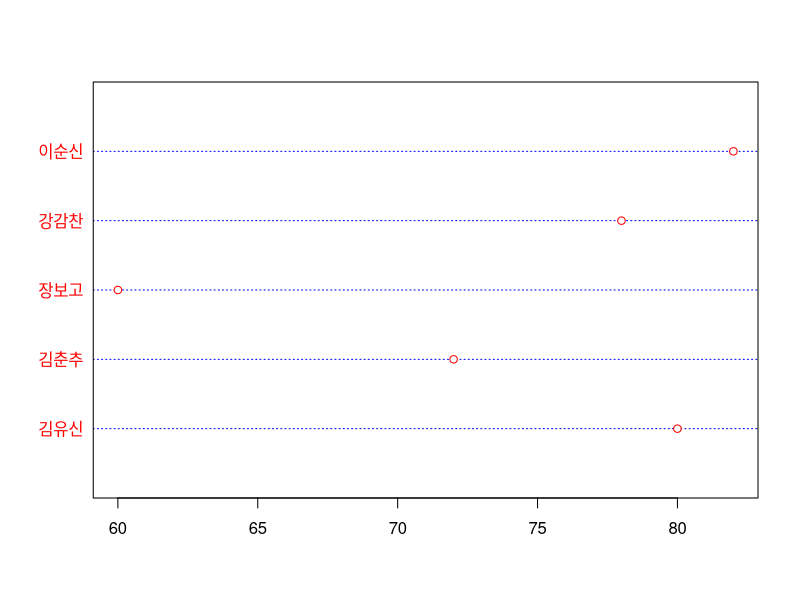

This figure's R source:
score <- c(80, 72, 60, 78, 82)
names(score) <- c('김유신', '김춘추', '장보고', '강감찬', '이순신')

dotchart(score, color = 'red', lcolor = 'blue')


#교재 p146 실습 - 점 차트 사용하기